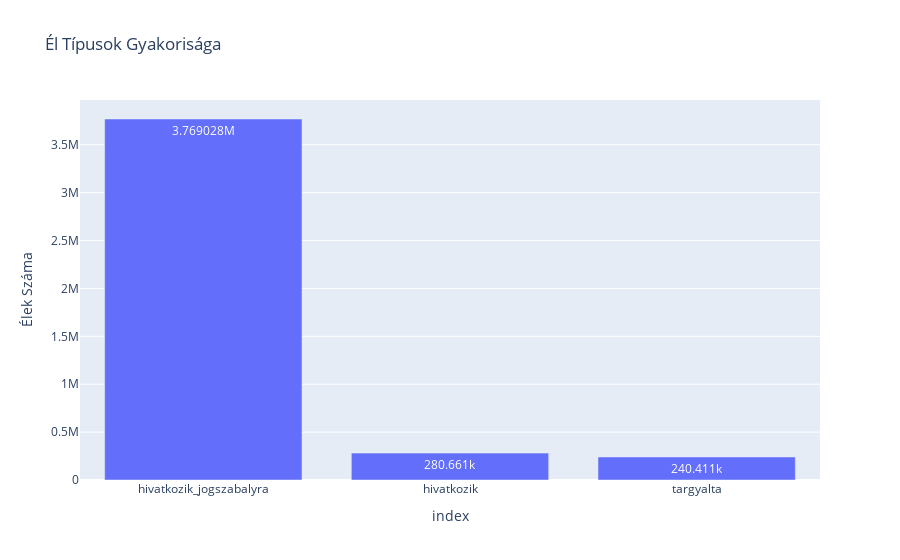

Notebook code for this chart:
### Markdown cell above
## Élek Típus Szerinti Elemzése

A gráf élei különböző típusú kapcsolatokat jelölnek (`hivatkozik`, `targyalta`, `hivatkozik_jogszabalyra`). Elemezzük ezen kapcsolattípusok gyakoriságát és a hozzájuk tartozó súlyok eloszlását.

### Code cell
if G and G.number_of_edges() > 0:
    edge_relation_types = nx.get_edge_attributes(G, 'relation_type')
    
    if edge_relation_types:
        relation_type_counts = pd.Series(edge_relation_types).value_counts()
        
        print("--- Él típusok eloszlása ---")
        print(relation_type_counts)
        
        # Vizualizáció
        fig = px.bar(
            relation_type_counts,
            x=relation_type_counts.index,
            y=relation_type_counts.values,
            title="Él Típusok Gyakorisága",
            labels={'x': 'Kapcsolat Típusa', 'y': 'Élek Száma'},
            text_auto=True
        )
        fig.show()

        # Él súlyok elemzése
        edge_weights = nx.get_edge_attributes(G, 'weight')
        if edge_weights:
            weights = list(edge_weights.values())
            weight_series = pd.Series(weights)
            
            print("\n--- Él súlyok statisztikái ---")
            print(weight_series.describe())
            
            plt.figure(figsize=(10, 6))
            sns.histplot(weights, bins=max(weights), discrete=True, color='purple')
            plt.title('Él Súlyok Eloszlása')
            plt.xlabel('Súly (hivatkozások száma)')
            plt.ylabel('Élek Száma')
            plt.yscale('log')
            plt.show()
        else:
            print("\nNincsenek 'weight' attribútumok az éleken.")
    else:
        print("Nincsenek 'relation_type' attribútumok az éleken.")
else:
    print('A gráf (G) nincs betöltve vagy üres.')

### Figure 1 — Plotly figure (JSON) as saved in the notebook; plotly's stock layout.template omitted (floating-point values rounded to 4 significant figures)
{"data": [{"hovertemplate": "index=%{x}<br>Élek Száma=%{y}<extra></extra>", "legendgroup": "", "marker": {"color": "#636efa", "pattern": {"shape": ""}}, "name": "", "orientation": "v", "showlegend": false, "textposition": "auto", "texttemplate": "%{y}", "type": "bar", "x": ["hivatkozik_jogszabalyra", "hivatkozik", "targyalta"], "xaxis": "x", "y": [3769028, 280661, 240411], "yaxis": "y"}], "layout": {"barmode": "relative", "legend": {"tracegroupgap": 0}, "title": {"text": "Él Típusok Gyakorisága"}, "xaxis": {"anchor": "y", "domain": [0, 1], "title": {"text": "index"}}, "yaxis": {"anchor": "x", "domain": [0, 1], "title": {"text": "Élek Száma"}}}}
